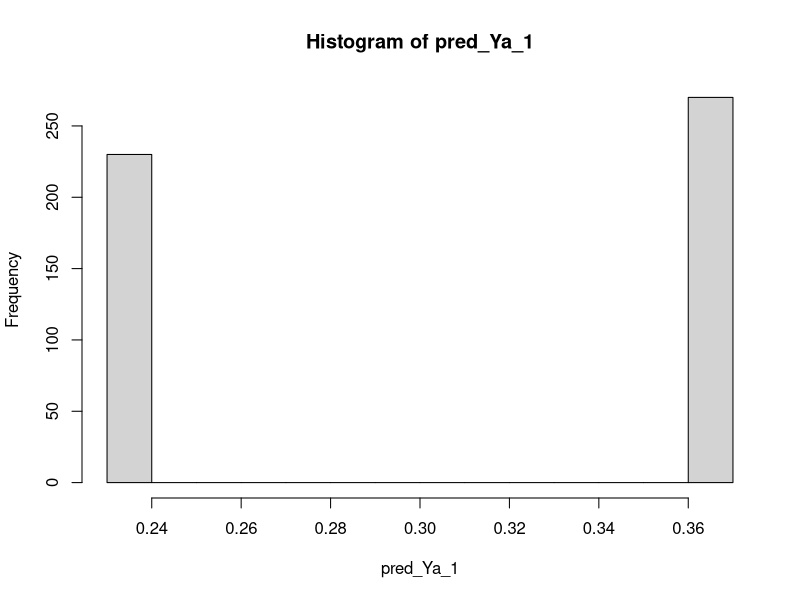
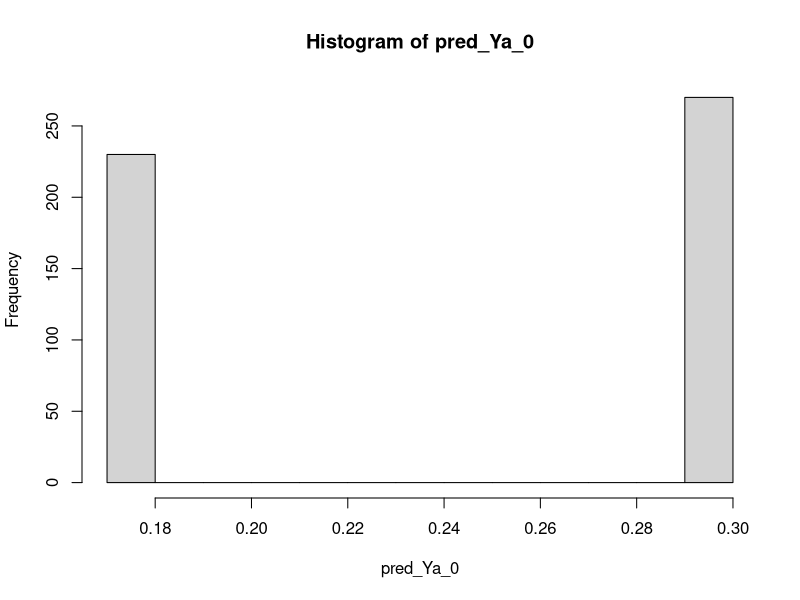

Generate these figures, in order, with R:
## ---- chunk 1
knitr::opts_chunk$set(echo = TRUE)

library(tidyverse)
library(ggplot2)
## ---- chunk 2
# Set see to get same results within the same computer 
set.seed(1)

# Set the number of people, this is sample size in your data
N = 500


# Create a binary confounder variable 
L=rbinom(N,1, 0.5)
table(L)


# Then binary exposure, partially based on the status of confounder 
A=runif(N, max=(1+L))
A <- ifelse(A > 0.4, 0, 1)
table(A)


# QUickly check the association of A and L
epitools::epitab(A, L, method = "oddsratio")$tab
table(A, L)
## ---- chunk 3
# Create a third variable (fake confounder) from the outcome and exposure  
theta = -1 + 0.3*A + -0.4*L  # Generate logit of outcome
prob <- 1/(1+exp(-theta))  # convert logit values into probabilities
Y= rbinom(N,1,prob) # Generate the binary values from the probabilities of the outcome

head(Y, 40) # display values 
## ---- chunk 4
myData <- data.frame(Y, A, L)
table(myData$Y)
table(myData$A)
table(myData$L)
## ---- chunk 5
epitools::epitab(myData$A, myData$Y, method = "oddsratio")$tab
epitools::epitab(myData$L, myData$Y, method = "oddsratio")$tab
## ---- chunk 6
myData %>%  group_by(L, A, Y) %>% summarise(count = n()) 
## ---- chunk 7
regressResult <- glm(data=myData, Y~L + A,  family="binomial")


# Show the results - logit scale 
coefficients(regressResult) %>%  round(2)
regressResult %>%  confint() %>% round(2)

# Show the results - odds ratio scale
coefficients(regressResult) %>%  exp %>% round(2)
regressResult %>%  confint()  %>% exp %>%  round(2)
## ---- chunk 8
myData_allExposed <- myData %>% mutate(A=1) 
table(myData_allExposed$A)

myData_NotExposed <- myData %>% mutate(A=0) 
table(myData_NotExposed$A)
## ---- chunk 9
pred_Ya_1 <- predict(regressResult, newdata =myData_allExposed, type = "response")
hist(pred_Ya_1)
pred_Ya_0 <- predict(regressResult, newdata =myData_NotExposed, type = "response")
hist(pred_Ya_0)
## ---- chunk 10
mean(pred_Ya_1) / mean(pred_Ya_0) # no CI for this 
{mean(pred_Ya_1) / (1-mean(pred_Ya_1))} / {mean(pred_Ya_0)/(1-mean(pred_Ya_0))}
mean(pred_Ya_1) - mean(pred_Ya_0)
